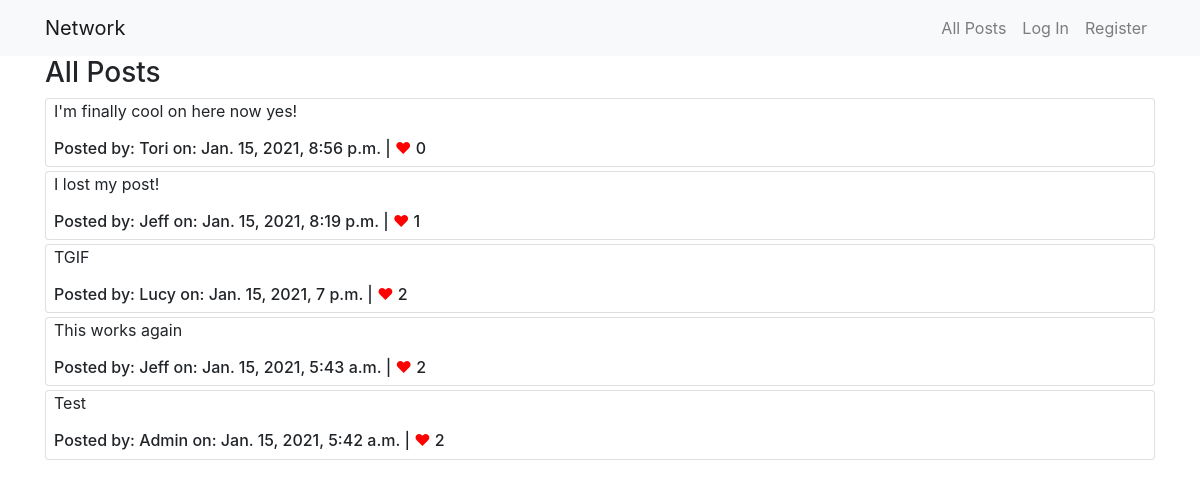
The page / on the database its author committed.
### network/models.py (models this page shows)
class Post(models.Model):
    owner = models.CharField(max_length=50)
    content = models.CharField(max_length=300)
    created_date = models.DateTimeField(auto_now_add=True)
    liked = models.ManyToManyField('User', default=None, blank=True, related_name='likes')

### network/views.py (the view)
# urls.py: path("", views.index, name="index"),
def index(request):
    return render(request, "network/index.html", {
        "allPosts": Post.objects.order_by('-created_date')
    })

### network/templates/network/index.html (shortened to what this page needs)
{% extends "network/layout.html" %}
{% block body %}
    <div class="container">
        <h3>All Posts</h3>
        {% include 'network/card.html' %}
    </div>
{% endblock %}

### network/templates/network/card.html (shortened to what this page needs)
{% for post in allPosts %}
<div class="card mb-1 px-2">
    <p class="content">{{post.content}}</p>
    <h6>
        Posted by:
        {% if user.is_authenticated %}
        <a href="{% url 'profile' post.owner %}">{{post.owner|capfirst}}</a>
        {% else %}
        {{post.owner|capfirst}}
        {% endif %}
        on: <span class="date">{{post.created_date}}</span>
        |
        <span style="color:red;">&hearts;</span> <span class="like-count">{{ post.liked.all.count }}</span>
    </h6>
</div>
{% endfor %}

### rows shown on the page
Post: content "I'm finally cool on here now yes!", owner "Tori", created_date "Jan. 15, 2021, 8:56 p.m.", liked.all.count "0"
Post: content "I lost my post!", owner "Jeff", created_date "Jan. 15, 2021, 8:19 p.m.", liked.all.count "1"
Post: content "TGIF", owner "Lucy", created_date "Jan. 15, 2021, 7 p.m.", liked.all.count "2"
Post: content "This works again", owner "Jeff", created_date "Jan. 15, 2021, 5:43 a.m.", liked.all.count "2"
Post: content "Test", owner "Admin", created_date "Jan. 15, 2021, 5:42 a.m.", liked.all.count "2"
